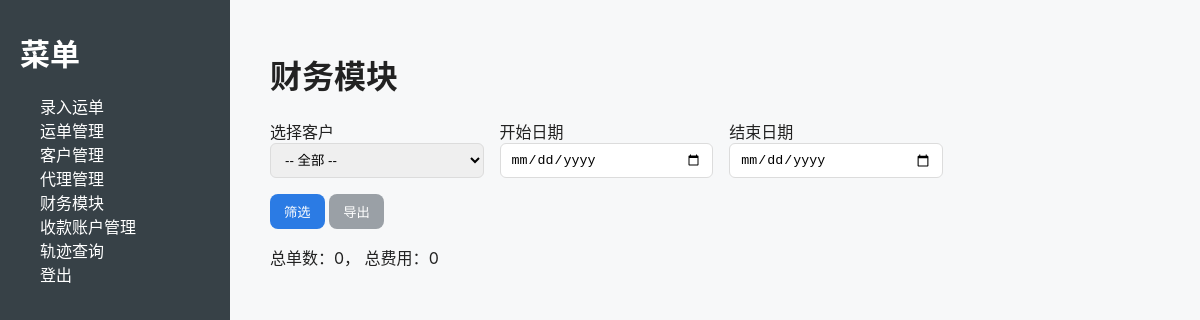
The app's page /finance (signed in), older data.
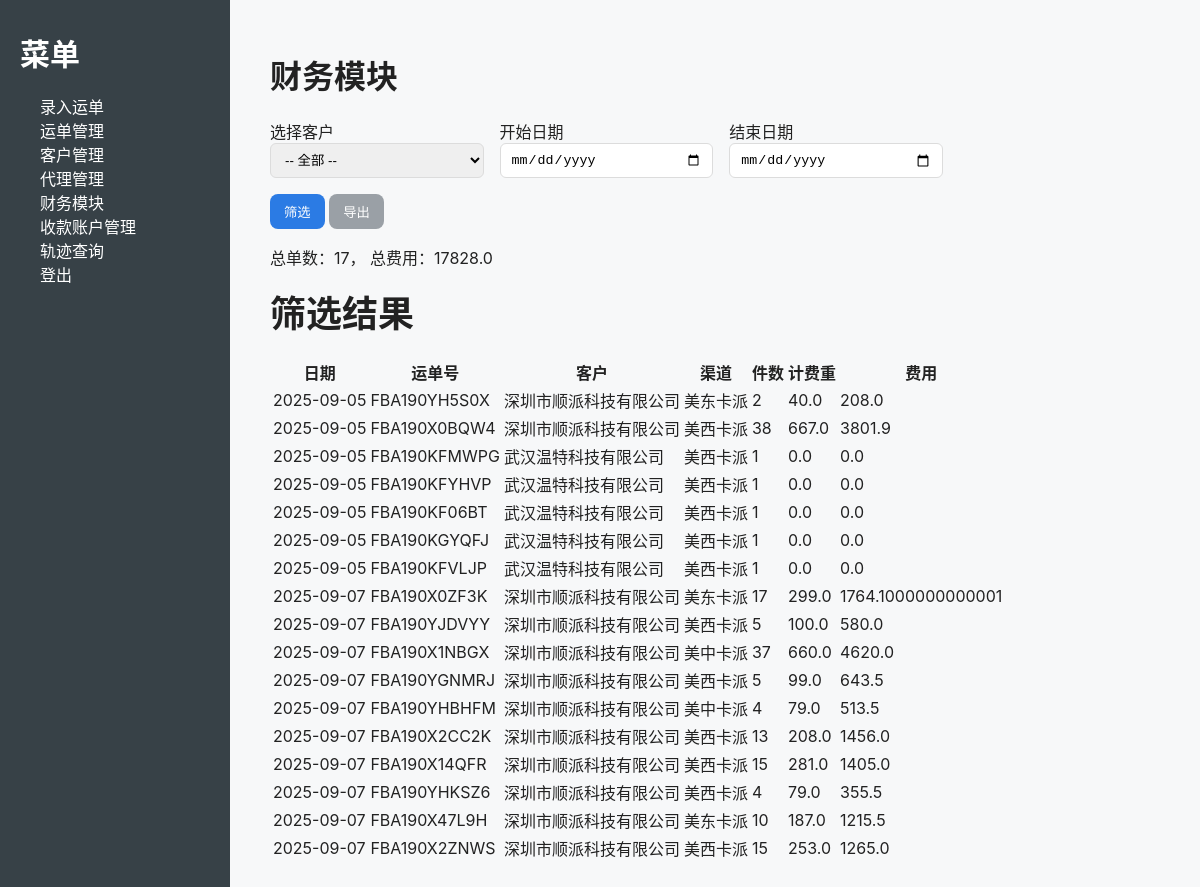
The same page, newer data.
### models.py (models this page shows)
class TimestampMixin:
    created_at = db.Column(db.DateTime, default=datetime.utcnow)
    updated_at = db.Column(db.DateTime, default=datetime.utcnow, onupdate=datetime.utcnow)

class Shipment(db.Model, TimestampMixin):
    __tablename__ = "shipment"
    id = db.Column(db.Integer, primary_key=True)
    tracking_number = db.Column(db.String(50), unique=True, nullable=False)
    customer_id = db.Column(db.Integer, db.ForeignKey("customer.id"))
    agent_id = db.Column(db.Integer, db.ForeignKey("carrier_agent.id"))
    carrier_id = db.Column(db.String(50))  # 环境货代 id（如 rtb56）
    origin = db.Column(db.String(100))
    destination = db.Column(db.String(100))
    channel = db.Column(db.String(200))     # 运输渠道（快递/空运/海运/铁路…）
    product_type = db.Column(db.String(200))
    pieces = db.Column(db.Integer, default=1)
    weight = db.Column(db.Float, default=0.0)
    unit_price = db.Column(db.Float, default=0.0)
    fee = db.Column(db.Float, default=0.0)              # 合计（自动计算或手填）
    surcharge_extra = db.Column(db.Float, default=0.0)  # 附加费（选填）
    operation_fee = db.Column(db.Float, default=0.0)    # 操作费（选填）
    high_value_fee = db.Column(db.Float, default=0.0)   # 超值费（选填）
    status = db.Column(db.String(50), default="已创建")
    note = db.Column(db.Text)

class Customer(db.Model, TimestampMixin):
    __tablename__ = "customer"
    id = db.Column(db.Integer, primary_key=True)
    name = db.Column(db.String(100), nullable=False, unique=True)
    email = db.Column(db.String(120), unique=True)
    phone = db.Column(db.String(50))
    bank_info = db.Column(db.Text)
    shipments = db.relationship("Shipment", backref="customer", lazy=True)

### views.py (the view, shortened to what this page needs)
@views.route("/finance", methods=["GET", "POST"])
@login_required
def finance():
    customers = Customer.query.all()
    accounts = BankAccount.query.all()
    selected_customer_id = request.form.get("customer_id")
    date_from = request.form.get("date_from")
    date_to = request.form.get("date_to")
    query = Shipment.query
    if selected_customer_id:
        query = query.filter_by(customer_id=selected_customer_id)
    if date_from:
        query = query.filter(Shipment.created_at >= date_from)
    if date_to:
        query = query.filter(Shipment.created_at <= date_to)
    shipments = query.all()
    total_fees = sum([s.fee for s in shipments])
    total_shipments = len(shipments)
    return render_template("finance.html",
                           customers=customers,
                           accounts=accounts,
                           shipments=shipments,
                           total_shipments=total_shipments,
                           total_fees=total_fees,
                           selected_customer_id=selected_customer_id,
                           date_from=date_from,
                           date_to=date_to)

### app.py (called while the page is built)
@login_manager.user_loader
def load_user(user_id):
    try:
        return User.query.get(int(user_id))
    except Exception:
        return None

### templates/finance.html (shortened to what this page needs)
{% extends "base.html" %}
{% block content %}
<h1>财务模块</h1>
<form method="post" action="{{ url_for('views.finance') }}" class="row g-3 mb-3">
  <div class="col-md-3">
    <label>选择客户</label>
    <select name="customer_id" class="form-select">
      <option value="">-- 全部 --</option>
    </select>
  </div>
  <div class="col-md-3">
    <label>开始日期</label>
    <input type="date" name="date_from" value="{{ date_from or '' }}" class="form-control">
  </div>
  <div class="col-md-3">
    <label>结束日期</label>
    <input type="date" name="date_to" value="{{ date_to or '' }}" class="form-control">
  </div>
  <div class="col-md-3 align-self-end">
    <button type="submit" class="btn btn-primary">筛选</button>
    <button type="submit" name="export" value="1" class="btn btn-secondary">导出</button>
  </div>
</form>
<p>总单数：{{ total_shipments }}， 总费用：{{ total_fees }}</p>
{% if shipments %}
<h2>筛选结果</h2>
<table class="table">
<thead><tr><th>日期</th><th>运单号</th><th>客户</th><th>渠道</th><th>件数</th><th>计费重</th><th>费用</th></tr></thead>
<tbody>
  {% for s in shipments %}
  <tr>
    <td>{{ s.created_at.strftime('%Y-%m-%d') if s.created_at else '' }}</td>
    <td>{{ s.tracking_number }}</td>
    <td>{{ s.customer.name if s.customer else '' }}</td>
    <td>{{ s.channel }}</td>
    <td>{{ s.pieces }}</td>
    <td>{{ s.weight }}</td>
    <td>{{ s.fee }}</td>
  </tr>
  {% endfor %}
</tbody>
</table>
{% endif %}
{% endblock %}

Row changes from the older to the newer data that the page shows:
added Shipment: created_at "2025-09-05", tracking_number "FBA190YH5S0X", customer "深圳市顺派科技有限公司", channel "美东卡派", pieces "2", weight "40.0", fee "208.0"
added Shipment: created_at "2025-09-05", tracking_number "FBA190X0BQW4", customer "深圳市顺派科技有限公司", channel "美西卡派", pieces "38", weight "667.0", fee "3801.9"
added Shipment: created_at "2025-09-05", tracking_number "FBA190KFMWPG", customer "武汉温特科技有限公司", channel "美西卡派", pieces "1", weight "0.0", fee "0.0"
added Shipment: created_at "2025-09-05", tracking_number "FBA190KFYHVP", customer "武汉温特科技有限公司", channel "美西卡派", pieces "1", weight "0.0", fee "0.0"
added Shipment: created_at "2025-09-05", tracking_number "FBA190KF06BT", customer "武汉温特科技有限公司", channel "美西卡派", pieces "1", weight "0.0", fee "0.0"
added Shipment: created_at "2025-09-05", tracking_number "FBA190KGYQFJ", customer "武汉温特科技有限公司", channel "美西卡派", pieces "1", weight "0.0", fee "0.0"
added Shipment: created_at "2025-09-05", tracking_number "FBA190KFVLJP", customer "武汉温特科技有限公司", channel "美西卡派", pieces "1", weight "0.0", fee "0.0"
added Shipment: created_at "2025-09-07", tracking_number "FBA190X0ZF3K", customer "深圳市顺派科技有限公司", channel "美东卡派", pieces "17", weight "299.0", fee "1764.1000000000001"
added Shipment: created_at "2025-09-07", tracking_number "FBA190YJDVYY", customer "深圳市顺派科技有限公司", channel "美西卡派", pieces "5", weight "100.0", fee "580.0"
added Shipment: created_at "2025-09-07", tracking_number "FBA190X1NBGX", customer "深圳市顺派科技有限公司", channel "美中卡派", pieces "37", weight "660.0", fee "4620.0"
added Shipment: created_at "2025-09-07", tracking_number "FBA190YGNMRJ", customer "深圳市顺派科技有限公司", channel "美西卡派", pieces "5", weight "99.0", fee "643.5"
added Shipment: created_at "2025-09-07", tracking_number "FBA190YHBHFM", customer "深圳市顺派科技有限公司", channel "美中卡派", pieces "4", weight "79.0", fee "513.5"
added Shipment: created_at "2025-09-07", tracking_number "FBA190X2CC2K", customer "深圳市顺派科技有限公司", channel "美西卡派", pieces "13", weight "208.0", fee "1456.0"
added Shipment: created_at "2025-09-07", tracking_number "FBA190X14QFR", customer "深圳市顺派科技有限公司", channel "美西卡派", pieces "15", weight "281.0", fee "1405.0"
added Shipment: created_at "2025-09-07", tracking_number "FBA190YHKSZ6", customer "深圳市顺派科技有限公司", channel "美西卡派", pieces "4", weight "79.0", fee "355.5"
added Shipment: created_at "2025-09-07", tracking_number "FBA190X47L9H", customer "深圳市顺派科技有限公司", channel "美东卡派", pieces "10", weight "187.0", fee "1215.5"
added Shipment: created_at "2025-09-07", tracking_number "FBA190X2ZNWS", customer "深圳市顺派科技有限公司", channel "美西卡派", pieces "15", weight "253.0", fee "1265.0"
Text that changed along with them:
{{ total_shipments }}: "0" → "17"
{{ total_fees }}: "0" → "17828.0"
text now shown: "筛选结果 日期 运单号 客户 渠道 件数 计费重 费用"
